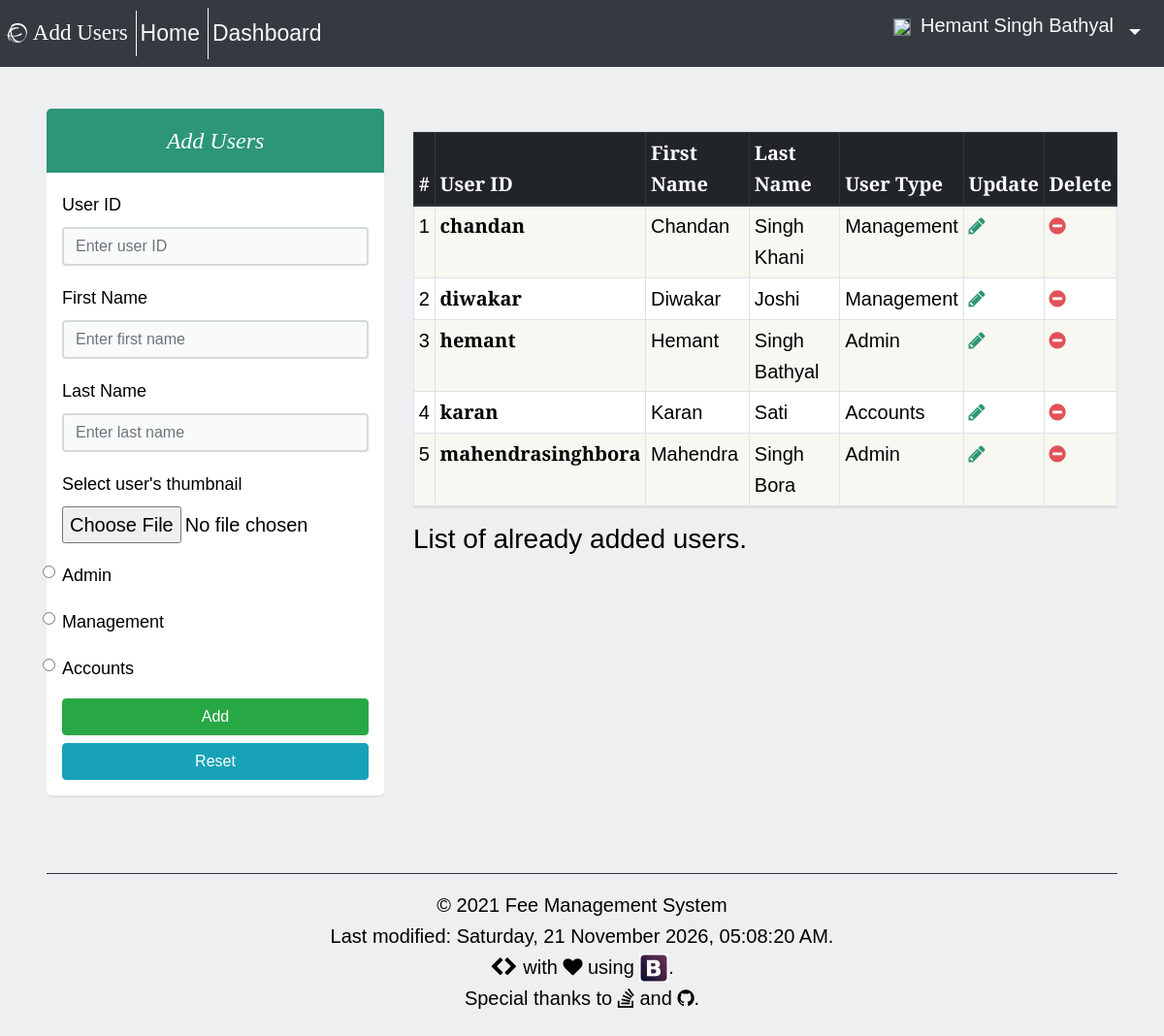
/admin/masters/add_users.php (signed in), run on the app's committed database.
### tables this page shows
CREATE TABLE `user_status` (
  `USER_STATUS_ID` int(11) NOT NULL,
  `USER_TYPE` varchar(20) NOT NULL,
  `STATUS` tinyint(1) NOT NULL
);

CREATE TABLE `users` (
  `USER_ID` varchar(50) NOT NULL,
  `FIRST_NAME` varchar(30) NOT NULL,
  `LAST_NAME` varchar(30) DEFAULT NULL,
  `PASSWORD` varchar(20) NOT NULL,
  `USER_STATUS_ID` int(11) NOT NULL,
  `THUMBNAIL` varchar(150) DEFAULT NULL,
  `DATE_` timestamp NOT NULL DEFAULT CURRENT_TIMESTAMP,
  `STATUS` tinyint(1) NOT NULL
);

### admin/masters/add_users.php (the view, shortened to what this page needs)
<?php session_start();
if (isset($_SESSION['userid']) && ($_SESSION['userstatus'] == 'ADMIN')) {
	require '../../php/db_config.php';
	$result = $con->query("SELECT * FROM users, user_status WHERE users.USER_STATUS_ID = user_status.USER_STATUS_ID;");
	$navBrand = 'Add Users';
?>
<!doctype html>
<html lang="en">
	<head>
		<link rel="stylesheet" href="https://maxcdn.bootstrapcdn.com/bootstrap/4.0.0-beta.2/css/bootstrap.min.css">
		<link rel="stylesheet" href="/css/main.css" type="text/css">
		<link rel="stylesheet" href="/css/font-awesome/css/font-awesome.min.css">
	</head>
	<body>
		<header>
			<?php require '../../templates/navbar.php'; ?>
		</header>
		<div class="container-fluid px-5">
			<div class="row pt-5">
				<div class="col-lg-4 ml-sm-auto">
					<h3 class="form-banner" style="background-color: #2C9676;">Add Users</h3>
					<form class="form px-3 py-3" action="../php/submit_users.php" method="post">
						<div class="form-group">
							<label for="userID">User ID</label>
							<input type="text" class="form-control" id="userId" name="userId" aria-describedby="userIdHelp" placeholder="Enter user ID" required>
						</div>
						<div class="form-group">
							<label for="firstName">First Name</label>
							<input type="text" class="form-control" id="firstName" name="firstName" placeholder="Enter first name" required>
						</div>
						<div class="form-group">
							<label for="lastName">Last Name</label>
							<input type="text" class="form-control" id="lastName" name="lastName" placeholder="Enter last name">
						</div>
						<div class="form-group">
							<label for="userThumbnail">Select user's thumbnail</label>
							<input type="file" class="form-control-file" id="userThumbnail" name="userThumbnail">
						 </div>
						<?php $resultUserType = $con->query("SELECT * FROM user_status;"); ?>
						<?php while ($rowUserType = $resultUserType->fetch_assoc()) { ?>
							<div class="form-group">
								<label for="userType" class="form-check-label">
									<input class="form-check-input" type="radio" value="<?php echo $rowUserType['USER_STATUS_ID']; ?>" id="userType" name="userType" required>
									<?php echo ucwords(strtolower($rowUserType['USER_TYPE']));?>
								</label>
							</div>
						<?php } ?>
						<button type="submit" class="btn btn-success btn-block">Add</button>
						<button type="reset" class="btn btn-info btn-block">Reset</button>
					</form>
				</div>
				<div class="col-lg-8 d-none d-sm-block ml-sm-auto mt-2">
					<table class="table table-bordered table-striped mt-3 bg-white table-sm">
						<caption class="lead">List of already added users.</caption>
						<thead class="thead-dark">
							<tr>
								<th scope="col">#</th>
								<th scope="col">User ID</th>
								<th scope="col">First Name</th>
								<th scope="col">Last Name</th>
								<th scope="col">User Type</th>
								<th scope="col">Update</th>
								<th scope="col">Delete</th>
							</tr>
						</thead>
						<tbody>
							<?php $i = 1;    ?>
							<?php while ($row = $result->fetch_assoc()){ ?>
								<tr>
									<td><?php echo $i++; ?></td>
									<th scope="row"><?php echo $row['USER_ID']; ?></th>
									<td><?php echo $row['FIRST_NAME']; ?></td>
									<td><?php echo $row['LAST_NAME']; ?></td>
									<td><?php echo ucwords(strtolower($row['USER_TYPE'])); ?></td>
									<td><a href="../php/update_users.php?userId=<?php echo $row['USER_ID']; ?>"><i class="fa fa-pencil" aria-hidden="true"></i></a></td>
									<td><a href="../php/delete_users.php?userId=<?php echo $row['USER_ID']; ?>"><i class="fa fa-minus-circle" aria-hidden="true"></i></a></td>
								</tr>
							<?php } ?>
						</tbody>
					</table>
				</div>
			</div>
			<footer>
				<?php require '../../templates/footer.php'; ?>
			</footer>
 		</div>
	</body>
</html>
<?php } else {
	$_SESSION['intruder'] = 'Hey, hang on there! You gotta sign in first.';
	if ((isset($_SESSION['userid'])) && ($_SESSION['userstatus']) != 'ADMIN') {
		$_SESSION['noAuthority'] = "Hello friend, you don't belong here. Try once you're an admin.";
    }
    header("Location: ../../index.php");
}

### templates/navbar.php (shortened to what this page needs)
<nav class="pl-1 pr-0 navbar navbar-expand-md navbar-dark fixed-top bg-dark">
	<div class="navbar-brand lead border border-light border-left-0 border-bottom-0 border-top-0 pr-2 mr-0">
		<i class="fa fa-ravelry" aria-hidden="true"></i>
		<span style="font-family: 'Alegreya', Georgia, serif; font-size: 23px;"><?php echo $navBrand; ?></span>
	</div>
	<div class="collapse navbar-collapse" id="navbarsExampleDefault">
		<ul class="navbar-nav mr-auto">
			<li class="nav-item">
				<a class="nav-link text-light lead pl-1 ml-0 border border-light border-left-0 border-bottom-0 border-top-0" href="/index.php" style="font-family: 'Alegreya Sans SC', 'Alegreya Sans', Verdana, Tahoma, sans-serif; font-weight: normal; font-size: 23px;">Home <span class="sr-only">(Fee management system)</span></a>
			</li>
			<li class="nav-item">
				<a class="nav-link text-light lead pl-1 ml-0" href="/<?php echo $_SESSION['userstatus']; ?>/index.php" style="font-family: 'Alegreya Sans SC', 'Alegreya Sans', Verdana, Tahoma, sans-serif; font-weight: normal; font-size: 23px;">Dashboard <span class="sr-only">(<?php echo $_SESSION['userstatus'] . "'s dashboard"; ?>)</span></a>
			</li>
		</ul>
		<div class="btn-group order-1">
			<span class="text-light lead">
				<?php if (isset($_SESSION['thumbnail']) && $_SESSION['thumbnail'] != '') { ?>
					<img src="<?php echo $_SESSION['thumbnail']; ?>" class="navbar-item navbar-link mr-1 border border-secondary" style="max-width: 40px; max-height: 40px">
				<?php } ?>
				<?php echo $_SESSION['username']; ?>
			</span>
			<a class="nav-item nav-link dropdown-toggle mr-md-2 text-light" href="#" id="bd-versions" data-toggle="dropdown" aria-haspopup="true" aria-expanded="false"></a>
		</div>
	</div>
</nav>

### templates/footer.php
<?php
$timezone = 'Asia/Kolkata';
$timestamp = getlastmod();
$dt = new DateTime("now", new DateTimeZone($timezone));
$dt->setTimestamp($timestamp);
$lastModified = $dt->format('l, j F Y, h:i:s A');
?>
<div class="row py-3">
	<div class="col-md text-center">
		<hr class="bg-dark">
		<p class="lead">
			&copy; <?php echo date('Y'); ?> Fee Management System<br>
			<?php echo "Last modified: $lastModified"; ?>.<br>
			<i class="fa fa-chevron-left" aria-hidden="true"></i><i class="fa fa-chevron-right" aria-hidden="true"></i> with <i class="fa fa-heart" aria-hidden="true"></i> using <a href="http://getbootstrap.com/" target="_blank"><img src="/img/bootstrap.png" alt="Bootstrap" style="max-width: 30px; max-height: 30px"></a>.<br>
			Special thanks to <a href="https://stackoverflow.com/" target="_blank"><i class="fa fa-stack-overflow" aria-hidden="true"></i></a> and <a href="https://github.com/" target="_blank"><i class="fa fa-github" aria-hidden="true"></i></a>.
		</p>
	</div>
</div>

### css/main.css (style rules this page uses)
body { background-color: #EDEFF0; padding-top: 4rem; font-family: 'Alegreya Sans', Verdana, Tahoma, sans-serif; font-size: 1.25em; line-height: 1.6; margin: 0; color: #000; font-feature-settings: "kern", "liga"; -moz-font-feature-settings: "kern", "liga"; -moz-font-feature-settings: "kern=1", "liga=1"; -ms-font-feature-settings: "kern", "liga"; -o-font-feature-settings: "kern", "liga"; -webkit-font-feature-settings: "kern", "liga"; }
h3 { font-family: 'Alegreya', Georgia, serif; font-weight: normal; font-style: italic; line-height: 1.2; }
.fa-pencil { color: #2C9676; }
.fa-minus-circle { color: #E15258; }
.fa-stack-overflow { color: #000; }
.fa-github { color: #000; }
.form-banner { border-radius: 5px 5px 0 0; text-align: center; font-weight: 500; padding: 20px; color: #fff; font-size: 24px; margin-bottom: 0; line-height: 1.1; }
.form { border-radius: 0 0 5px 5px; box-shadow: 0 2px 0 rgba(0,0,0,0.06); background-color: #fff; }
input[type=text] { border: 2px solid #d4d9dd; color: #40484a; background-color: #f9fafa; }
.form label { font-size: 18px; font-weight: 500; color: #000; }
.form button[type=submit] { font-weight: 500; font-size: 16px; }
.form button[type=reset] { font-weight: 500; font-size: 16px; }
.table-striped tbody tr:nth-of-type(odd) { background-color:rgba(246,244,236,.75); }
.table { box-shadow: 0 2px 0 rgba(0,0,0,0.06); }
.table caption { font-size: 28px; color: #000; }

### data on the page
user_status: USER_TYPE "Admin"
user_status: USER_TYPE "Management"
user_status: USER_TYPE "Accounts"
users: USER_ID "chandan", FIRST_NAME "Chandan", LAST_NAME "Singh Khani", USER_STATUS_ID.USER_TYPE "Management"
users: USER_ID "diwakar", FIRST_NAME "Diwakar", LAST_NAME "Joshi", USER_STATUS_ID.USER_TYPE "Management"
users: USER_ID "hemant", FIRST_NAME "Hemant", LAST_NAME "Singh Bathyal", USER_STATUS_ID.USER_TYPE "Admin"
users: USER_ID "karan", FIRST_NAME "Karan", LAST_NAME "Sati", USER_STATUS_ID.USER_TYPE "Accounts"
users: USER_ID "mahendrasinghbora", FIRST_NAME "Mahendra", LAST_NAME "Singh Bora", USER_STATUS_ID.USER_TYPE "Admin"

### other printed values
$navBrand "Add Users"
$_SESSION['username'] "Hemant Singh Bathyal"
$lastModified "Saturday, 21 November 2026, 05:08:20 AM"
